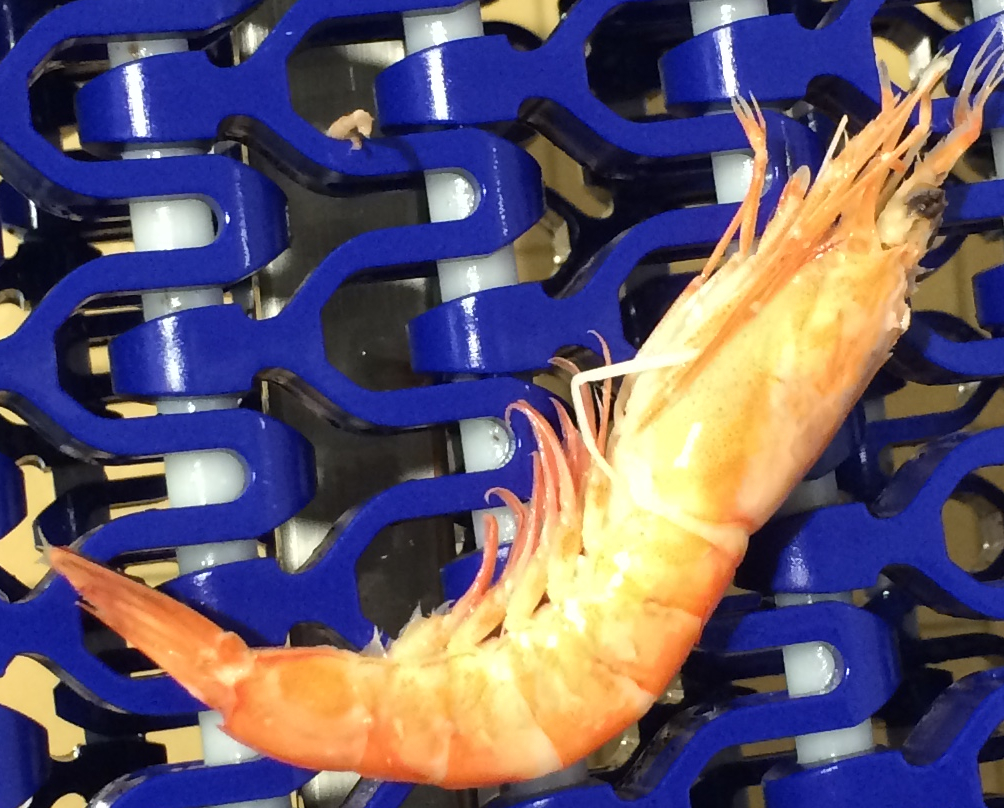
#> input picture images/Prawn.jpg, 1004 x 808 px, found by its file name
$ jupyter execute --allow-errors PrawnView.ipynb   (shell and % lines are left out)
#> lines starting #> are read from the running program, lines starting #| are printed output that depends on the picture; after the words box and inside, x2 and y2 are one past the last pixel; in counts of white or black regions, pixels touching at a corner belong together
## Introducción

En este notebook se presenta un prototipo para el análisis oclusal.
La aplicación se divide en carga de datos, procesamiento de la imagen y análisis de la imagen.

## Carga de datos

# Partes del notebook:
- Introducción
- Carga de datos.
- Procesamiento de la image. Diferencia de colores usando el modelo LAB.
- Análisis de las componentes conexas.

[cell 1]
from tkinter import *
from tkinter.filedialog import askopenfilename
from tkinter.messagebox import showerror

fname = "" # Esto va a ser el nombre del archivo

class MyFrame(Frame):
    def __init__(self):
        Frame.__init__(self)
        self.master.title("Carga Imágenes")
        self.master.rowconfigure(5, weight=1)
        self.master.columnconfigure(5, weight=1)
        self.grid(sticky=W+E+N+S)

        self.button = Button(self, text="Explora", command=self.load_file, width=10)
        self.button.grid(row=1, column=0, sticky=W)

    def load_file(self):
        global fname
        global root

        fname = askopenfilename(filetypes=(("Imagenes", "*.jpg"),
                                           ("Imagenes", "*.JPG"),
                                           ("All files", "*.*") ))
        if fname:
            try:
                print(fname)
            except:
                showerror("Fallos al cargar el fichero", "Failed to read file\n'%s'" % fname)
            return


#> (the rest of this cell did not finish here and is left out)

[cell 2]
# O más rápido, decir explicitamente la imagen a cargar
fname = "C:/Users/andro/Documents/Workspace GitHub/PrawnView Pruebas/images/Prawn.jpg"
print(type(fname))

## Procesamiento de la imagen

[cell 3]
print("Se va a cargar la imagen contenida en ",fname)

[cell 4]


from skimage import io # necesario para leer imágenes
import matplotlib.pyplot as plt #matplotlib es necesario para mostrar gráficos
import matplotlib.cm as cm
import matplotlib.patches as mpatches
import cv2

# Nota, se podría reducir el tamaño de todas las imágenes para acelerar
imgGrande = io.imread(fname)
#> imgGrande is the input picture: shape (808, 1004, 3); mean R, G, B 99.9, 88.4, 107.8

fig, ax = plt.subplots(ncols=1, nrows=1, figsize=(12, 12))
ax.imshow(imgGrande, cmap=plt.cm.gray)

[cell 5]
# en skimage se puede pasar de RGB a lab con la función  rgb2lab
from skimage.color import rgb2lab

[cell 6]
'''
Función que transforma un número en base 255 en otro en base 1.
'''

def base1(num):
    valorEnBase255 = num
    valorEnBase1 = (valorEnBase255/255)*1
    return valorEnBase1

print(base1(255))
print(base1(200))
print(base1(25.5))

[cell 7]
'''
Función para pasar un pixel de RGB a CIELAB
CIELAB es más apropiado para hacer diferencia de colores
'''
def pixelRGB2LAB(pixel):
    r,g,b = pixel # pixel es una lista con 3 valores, los puedo guardar en 3 variables asi
    rBase1 = base1(r)
    gBase1 = base1(g)
    bBase1 = base1(b)


    # rgb2lab espera una lista3D, así que le paso el pixel dentro
    # de una lista de listas y para sacarlo igual.
    return rgb2lab([[[rBase1,gBase1,bBase1]]])[0][0]

[cell 8]
'''
Función que recibe 3 parámetros: imagen, color y umbral.
Convierte imagen y color al modelo LAB
Realiza la diferencia de color entre cada uno de los pixels de la imagen y el color pasado como parámetro
Y posteriormente realiza la binarización usando el umbral.
'''

def diferenciaColorLab(imagen,color,umbral):
#> called with umbral = 160
    print("diferenciaColorLab")
    imagenLab = rgb2lab(imagen)
#> imagenLab: shape (808, 1004, 3) float64; mean of channels 0, 1, 2 39.2, 15.9, -9.9
    colorLab = pixelRGB2LAB(color)
    imagenLab2 = abs(imagenLab-color).mean(axis=2)
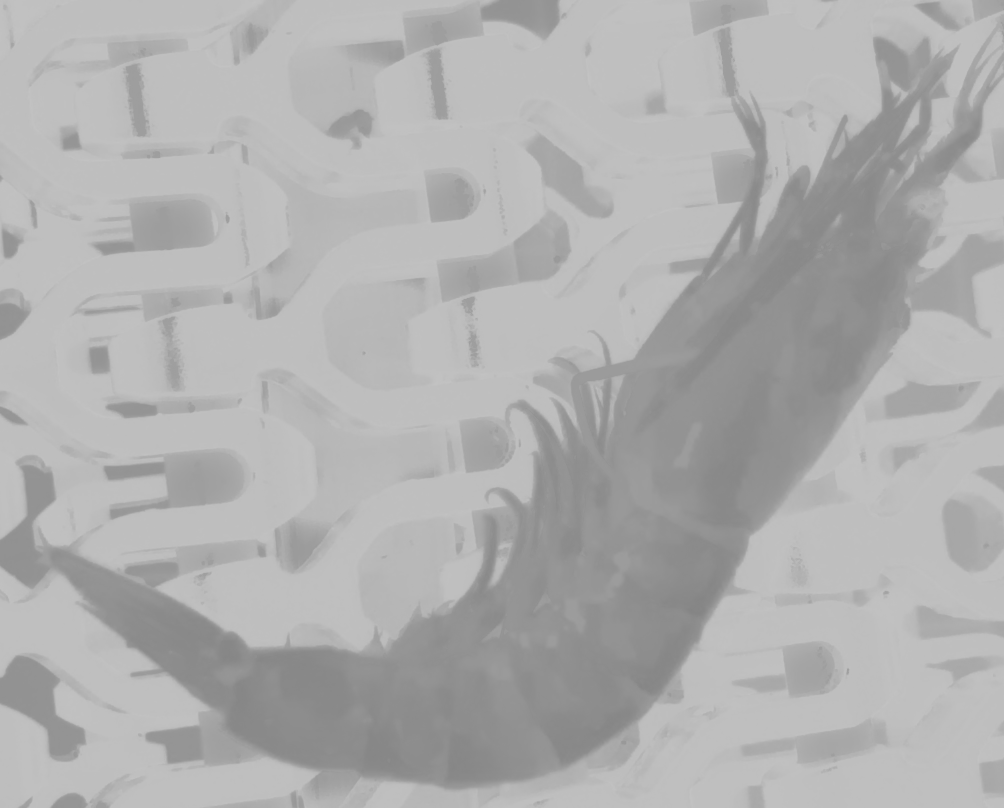
#> imagenLab2: shape (808, 1004) float64; min 132.8, max 194.9, mean 175.6
    imagenLab3 = imagenLab2 < umbral
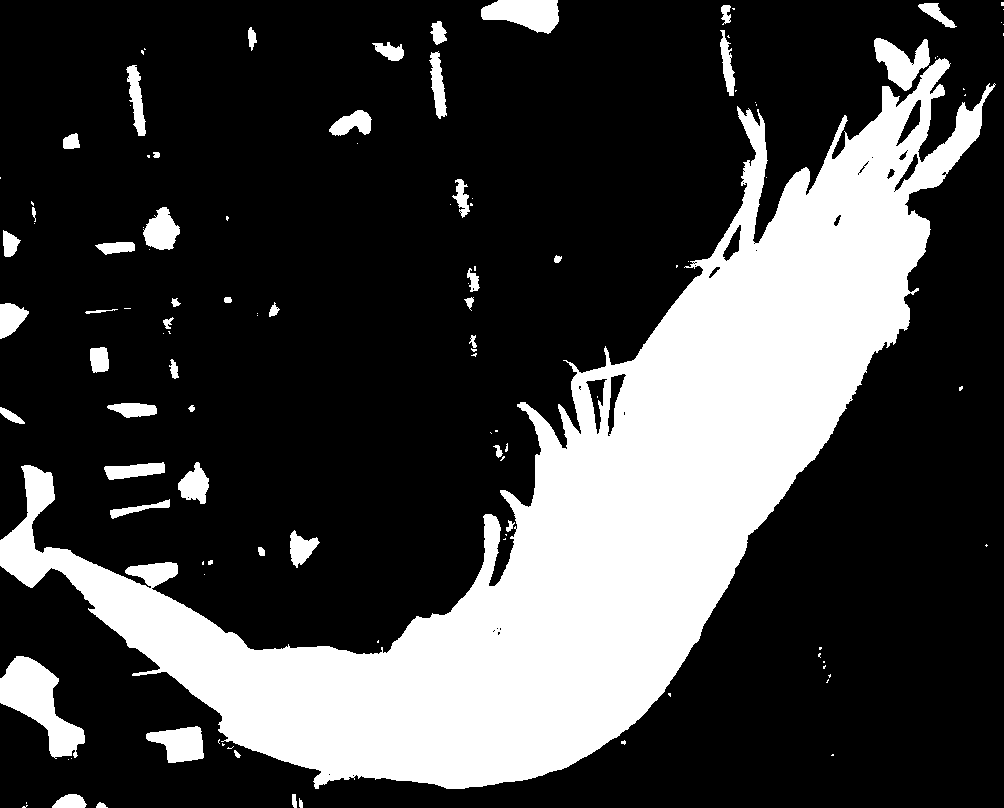
#> imagenLab3: shape (808, 1004) bool; 26.3% white; 117 white regions (68 under 20 px), largest, box (x1, y1, x2, y2) and area: (0, 58, 996, 789) 191963, (0, 656, 85, 759) 3941, (481, 0, 559, 34) 1861
    return imagenLab3

[cell 9]
# Ejemplos de uso de las funciones.

# actualiza la ruta


pathPequeImg=fname
imgPeque = io.imread(pathPequeImg)
                                        # color RGB de un pixel de dentro de la gamba cogido con gimp
diffCLab = diferenciaColorLab(imgPeque, [ 247,211,114], 160)
print(type(diffCLab))
#| <class 'numpy.ndarray'>
plt.imshow(diffCLab,cmap=cm.gray)
plt.figure()
plt.imshow(imgPeque)

## Tratamiento con OpenCV

[cell 10]
imgcv2=cv2.imread(fname)
plt.imshow(imgcv2)

## Morfología matemática

http://scikit-image.org/docs/dev/auto_examples/xx_applications/plot_morphology.html

Morphological opening on an image is defined as an erosion followed by a dilation. Opening can remove small bright spots (i.e. “salt”) and connect small dark cracks.

Morphological closing on an image is defined as a dilation followed by an erosion. Closing can remove small dark spots (i.e. “pepper”) and connect small bright cracks.

## Funcion para la talla de la materia prima

[cell 11]
'''
Función que manea las diferentes tallas de la materia prima
No recibe ningun parámetro
Pide por teclasdo los dos parametros pertenecientes al numero de unidades por caja(ejemplo 50/60)
Devuelve_________________________________________________
'''

def tallaProducto():
    print("Introducir la talla del producto en el siguiente formato talla1/talla2 (ej 50/60):")
    print("Tallas a elegir:30/40 - 40/50 - 50/60 - 70/80 - 80/100 - 100/120")
    talla1=int(input("\t-Talla1:"))
    talla2=int(input("\t-Talla2:"))
    areas1 = { 30: 40000, 40: 31500, 50: 28000, 70: 25500, 80: 25000, 100: 22100}
    areas2 = { 40: 18800, 50: 18000, 60: 14500, 80: 14500, 100: 14550, 120: 8000 }
    longitudes = { 20: 100, 30: 150, 40: 200, 50: 250, 60: 300, 80: 400, 100: 500, 120: 600 }
    area1 = areas1[talla1]
    area2 = areas2[talla2]
    longitud1 = longitudes[talla1]
    longitud2 = longitudes[talla2]
    return 10000,10000000,200,399#area2,area1,longitud1,longitud2

[cell 12]
from skimage.morphology import erosion, dilation, opening, closing, white_tophat
from skimage.morphology import black_tophat, skeletonize, convex_hull_image
from skimage.morphology import disk

selem = disk(6)


opImg = opening(diffCLab, selem)
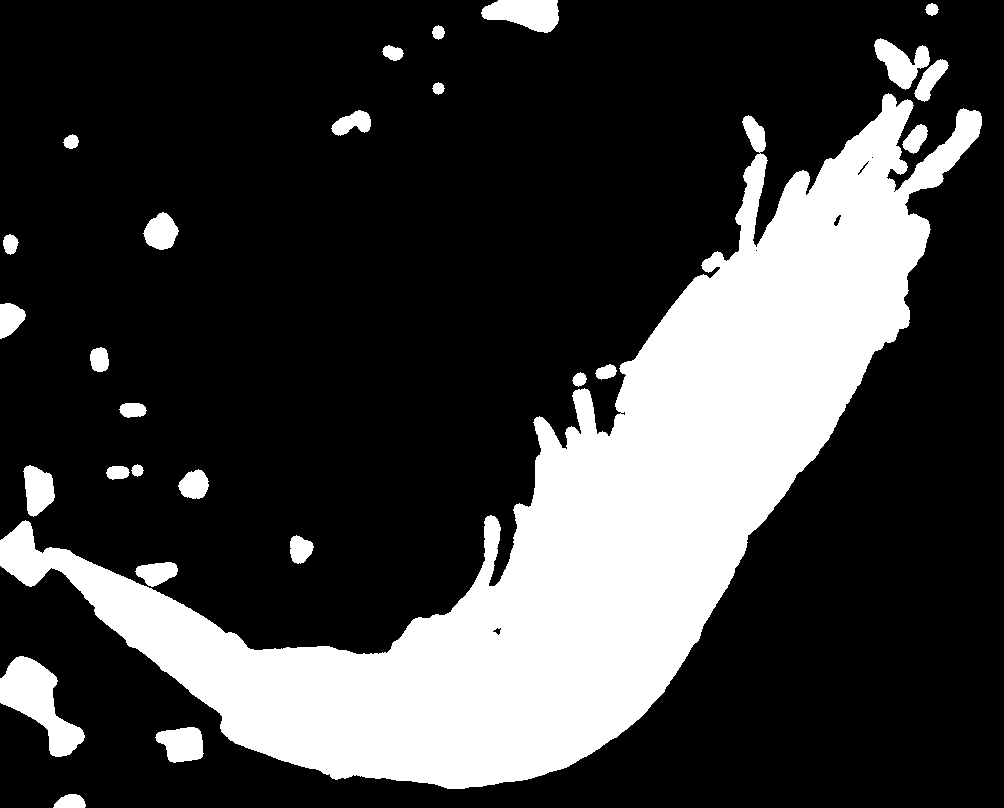
#> opImg: shape (808, 1004) bool; 24.9% white; 27 white regions, largest, box (x1, y1, x2, y2) and area: (0, 93, 982, 789) 184165, (0, 656, 85, 757) 3870, (481, 0, 559, 33) 1838
plt.imshow(opImg,cmap=cm.gray)

#> (a cell that did not finish here is left out)

## análisis
- parte 1: Analisis de componentes conexas

### Análisis parte 1

Mira este enlace con la lista de atributos que se puede sacar de una región
http://scikit-image.org/docs/dev/api/skimage.measure.html#skimage.measure.regionprops

[cell 14]
# imports necesarios para hacer el análisis de componentes conexas
from skimage.measure import label
from skimage.measure import regionprops

[cell 15]
'''
Función que realiza el análisis de componentes conexas.
Recibe 2 imágenes: la primera de color y la segunda en blanco y negro.
Realizará la búsqueda de componentes conexas sobre la segunda, la primera se usa solo para mostrarla.
Devuelve los anchos y los largos de cada una de las componentes encontradas.
'''

def analiza(img,imgBN):

    anchoRegion = []
    largoRegion = []

    # crea una figura con dos subfiguras
    fig, ax = plt.subplots(ncols=2, nrows=1, figsize=(16, 16))

    # hace las etiquetas de los ejes invisibles
    ax[0].yaxis.set_visible(False)
    ax[0].xaxis.set_visible(False)

    ax[1].yaxis.set_visible(False)
    ax[1].xaxis.set_visible(False)

    # en la primera subfigura está la imagen original
    ax[0].imshow(img)

    # en la segunda subfigura está la imagen en blanco y negro con las regiones encontradas
    ax[1].imshow(imgBN, cmap=plt.cm.gray)


    # label es la primera función clave, toma una imagen en blanco y negro
    # y devuelve sus componentes conexas
    label_image = label(imgBN)
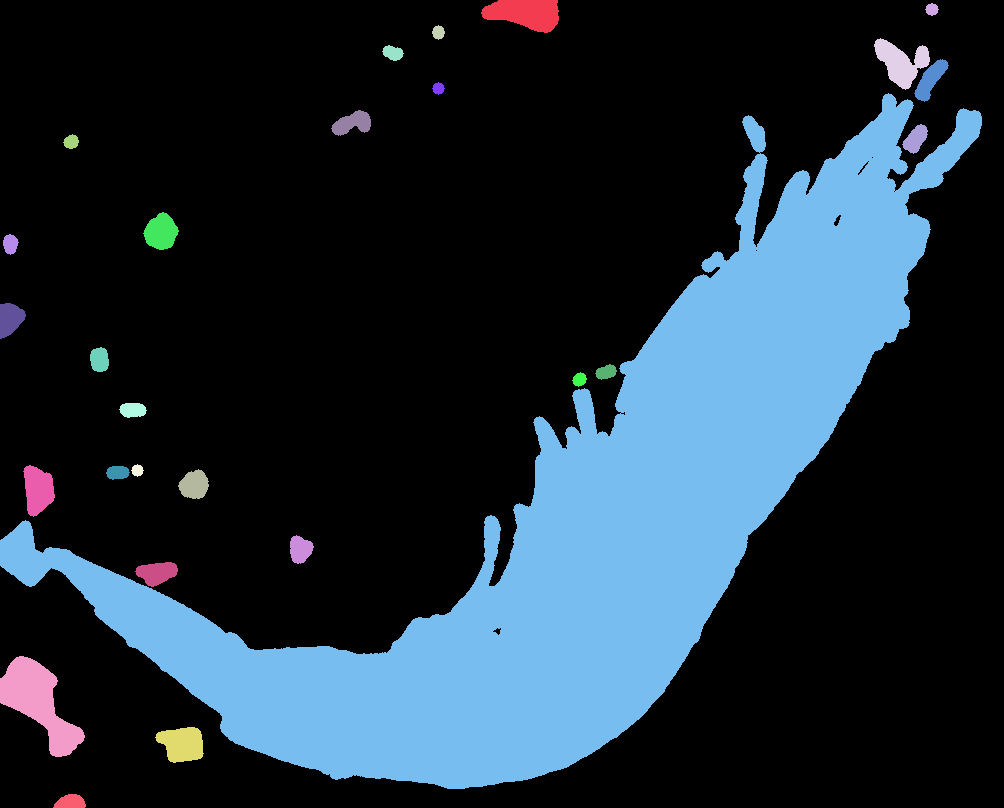
#> label_image: shape (808, 1004) int32; 28 distinct labels, from 0 to 27; one colour per label, 0 black

    # regionprops es la segunda función clave, toma las componentes conexas
    # y devuelve una lista


    a1,a2,l1,l2=tallaProducto()#8000,20000,0,100000
#> the answer given: 3
#> the answer given: 3
#> the sliders are set to img = <module 'ipywidgets.fixed_' fr, umbral = 160
    print(a1,a2,l1,l2)


    for region in regionprops(label_image):

        #aqui de una region se puede sacar área y muchas otras cosas

        # draw rectangle around segmented regions
        minr, minc, maxr, maxc = region.bbox
        # skip small images
        if region.area < a1 or region.area > a2:  # esto se debería parametrizar
            continue
        propRegion(region)
        # draw rectangle around segmented regions
        rect = mpatches.Rectangle((minc, minr), maxc - minc, maxr - minr,
                                  fill=False, edgecolor='red', linewidth=1)
        ax[1].add_patch(rect)
        # fijaos que aqui arriba se saca el área, así se pueden sacar todos los demás valores
        # region es un objeto que describe todas las propiedades de la región
        anchoRegion.append(region.minor_axis_length)
        largoRegion.append(region.major_axis_length)
        '''
                if region.area > a1*2:
            anchoRegion.append(region.minor_axis_length)
            largoRegion.append(region.major_axis_length)'''


    plt.tight_layout()
    plt.show()

    return anchoRegion,largoRegion

# Ejemplo de uso de la función analiza

ancho,largo=
print("Anchos y largos de las regiones analizadas")
print(ancho,largo)

[cell 16]
from IPython.display import display
from ipywidgets import widgets, interact, interactive, fixed

cp = widgets.ColorPicker()
cp.value = '#%02x%02x%02x' % (247,211,114)
display(cp)

#> (a cell that did not finish here is left out)

[cell 18]
#Aquí es donde teneis que meter mano.


def ejecuta(img,umbral):
    valorHex= cp.value
    rojoHex = valorHex[1:3]
    verdeHex = valorHex[3:5]
    azulHex = valorHex[5:7]

    rojoRGB = int(rojoHex, 16)
    verdeRGB = int(verdeHex, 16)
    azulRGB = int(azulHex, 16)

    color = [rojoRGB,verdeRGB,azulRGB]


    diff=diferenciaColorLab(img,color,umbral)
